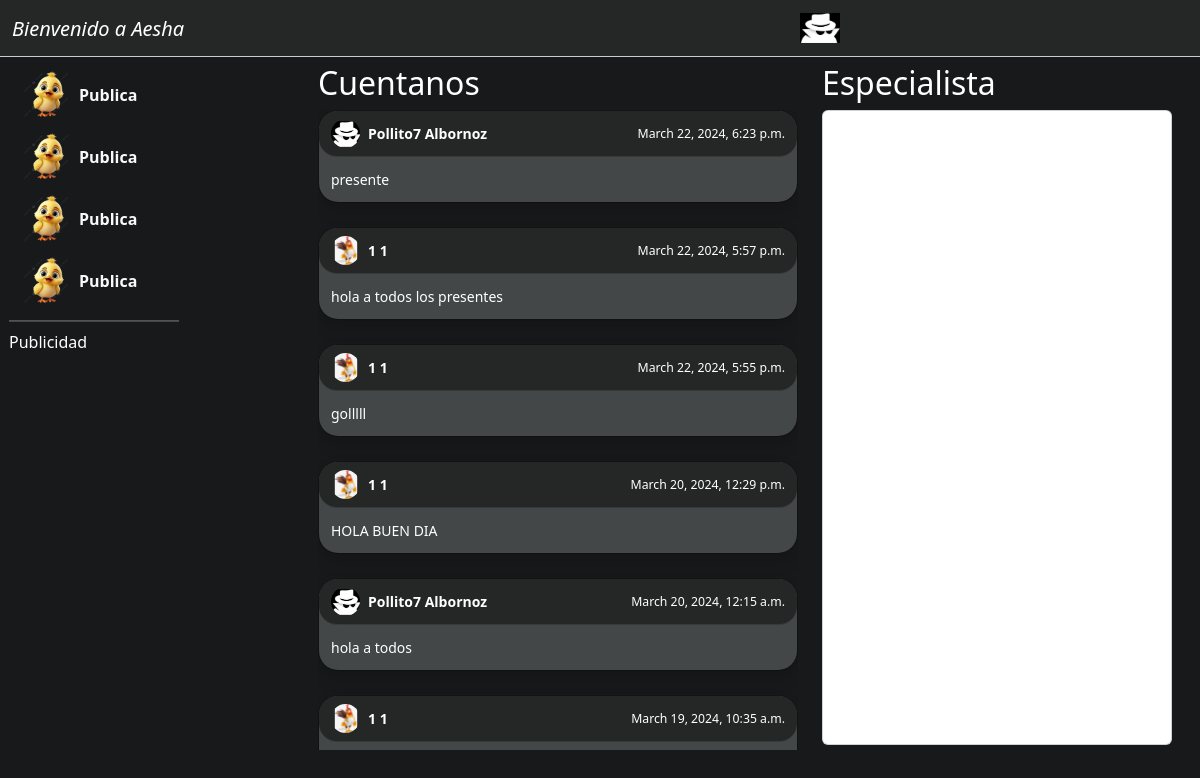
The app's page /feed/feedIncognito/, older data.
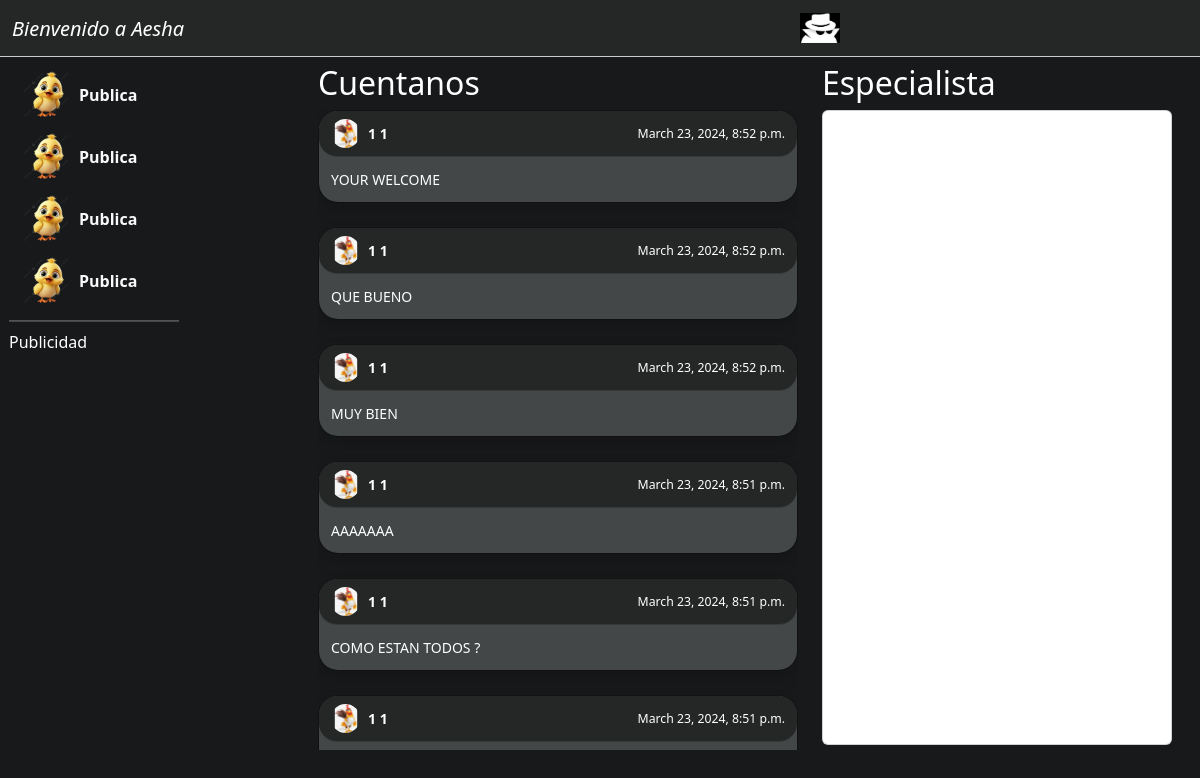
The same page, newer data.
### feed/models.py (models this page shows, shortened)
class PublicacionEfimero(models.Model):
    usuario = models.ForeignKey(UsuarioEfimero, on_delete=models.CASCADE, null=True, blank=True)
    publicacion = models.CharField(max_length=500)
    fecha_creacion = models.DateTimeField(default=timezone.now)

class Publicacion(models.Model):
    usuario = models.ForeignKey(Usuario, on_delete=models.CASCADE, null=True, blank=True)
    publicacion = models.CharField(max_length=500)
    fecha_creacion = models.DateTimeField(default=timezone.now)

### inicio/models.py (models this page shows, shortened)
class UsuarioEfimero(models.Model):
    nombre = models.CharField(max_length=50)
    apellido = models.CharField(max_length=50)
    foto = models.ImageField(upload_to='fotos_incognito/', default='incognito.jpg')
    fecha_creacion = models.DateTimeField(default=timezone.now)

class Usuario(models.Model):
    nombre = models.CharField(max_length=50, default='')
    apellido = models.CharField(max_length=50, default='')
    usuario =  models.CharField(max_length=50, default='')
    contraseña = models.CharField(max_length=50, default='')
    foto_perfil = models.ImageField(upload_to='perfil/', null=True, blank=True)
    fecha_creacion = models.DateTimeField(default=timezone.now)

### feed/views.py (the view, shortened to what this page needs)
# urls.py: path('feedIncognito/', views.feedIncognito, name='feedIncognito'),
def feedIncognito(request):
    nombre_incognito = request.session.get('nombre_incognito')
    apellido_incognito = request.session.get('apellido_incognito')
    especialistas = Especialista.objects.order_by('-fecha_creacion').all()
    publicaciones = Publicacion.objects.all().order_by('-fecha_creacion')
    publicaciones_efimeras = PublicacionEfimero.objects.all().order_by('-fecha_creacion')
    publicaciones_combinadas = sorted(
        chain(publicaciones, publicaciones_efimeras),
        key=lambda x: x.fecha_creacion,
        reverse=True
    )
    class PublicacionIncognitoForm(forms.ModelForm):
        class Meta:
            model = PublicacionEfimero
            fields = ['publicacion']
    if nombre_incognito and apellido_incognito:
        form = PublicacionIncognitoForm()
    else:
        form = None
    return render(request, 'feed_Incg.html', {'nombre_incognito': nombre_incognito, 'apellido_incognito': apellido_incognito, 'publicaciones_combinadas': publicaciones_combinadas, 'form': form, 'especialistas': especialistas})

### feed/templates/feed_Incg.html (shortened to what the changed rows need)
{% load static %}
<!DOCTYPE html>
<html lang="en">
<head>
</head>
<link rel="stylesheet" type="text/css" href="{% static 'feed_Incg.css' %}">
<link href="https://cdn.jsdelivr.net/npm/bootstrap@5.3.3/dist/css/bootstrap.min.css" rel="stylesheet">
<body class="body">
    <div class="container-fluid">
        <div class="row">
            <div class="col">
                <h2>Cuentanos</h2>
                <div class="overflow-y-auto" >
                    <div class="toast-container position-static">
                        {% for publicacion in publicaciones_combinadas %}
                        <div class="toast show">
                            <div class="toast-header"style="background-color: #252727; border-radius: 18px;">
                                <svg class="bd-placeholder-img rounded-circle me-2" width="29" height="29" xmlns="http://www.w3.org/2000/svg" aria-hidden="true" preserveAspectRatio="xMidYMid slice" focusable="false">
                                    {% if publicacion.usuario.foto_perfil %}
                                    <image href="{{ publicacion.usuario.foto_perfil.url }}" alt="Foto de perfil" width="30" height="30"/>
                                    {% else %}
                                    <image href="/media/fotos_incognito/incognito.jpg" alt="Foto de perfil" width="30" height="30"/>
                                    {% endif %}
                                </svg>
                                <strong class="me-auto">{{ publicacion.usuario.nombre }} {{ publicacion.usuario.apellido }}</strong>
                                <small class="colores">{{ publicacion.fecha_creacion }}</small>
                            </div>
                            <div class="toast-body" >
                                {{ publicacion.publicacion }}
                            </div>
                        </div>
                        {% endfor %}
                    </div>
                </div>
            </div>
            <div class="col">
                <h2>Especialista</h2>
            </div>
        </div>
    </div>
</body>
</html>

Row changes from the older to the newer data that the page shows:
no longer on this page (row unchanged): PublicacionEfimero: usuario.nombre "Pollito7", usuario.apellido "Albornoz", fecha_creacion "March 22, 2024, 6:23 p.m.", publicacion "presente"
no longer on this page (row unchanged): Publicacion: usuario.nombre "1", usuario.apellido "1", fecha_creacion "March 22, 2024, 5:57 p.m.", publicacion "hola a todos los presentes"
no longer on this page (row unchanged): Publicacion: usuario.nombre "1", usuario.apellido "1", fecha_creacion "March 22, 2024, 5:55 p.m.", publicacion "golllll"
no longer on this page (row unchanged): Publicacion: usuario.nombre "1", usuario.apellido "1", fecha_creacion "March 20, 2024, 12:29 p.m.", publicacion "HOLA BUEN DIA"
no longer on this page (row unchanged): PublicacionEfimero: usuario.nombre "Pollito7", usuario.apellido "Albornoz", fecha_creacion "March 20, 2024, 12:15 a.m.", publicacion "hola a todos"
no longer on this page (row unchanged): Publicacion: usuario.nombre "1", usuario.apellido "1", fecha_creacion "March 19, 2024, 10:35 a.m."
added Publicacion: usuario.nombre "1", usuario.apellido "1", fecha_creacion "March 23, 2024, 8:52 p.m.", publicacion "YOUR WELCOME"
added Publicacion: usuario.nombre "1", usuario.apellido "1", fecha_creacion "March 23, 2024, 8:52 p.m.", publicacion "QUE BUENO"
added Publicacion: usuario.nombre "1", usuario.apellido "1", fecha_creacion "March 23, 2024, 8:52 p.m.", publicacion "MUY BIEN"
added Publicacion: usuario.nombre "1", usuario.apellido "1", fecha_creacion "March 23, 2024, 8:51 p.m.", publicacion "AAAAAAA"
added Publicacion: usuario.nombre "1", usuario.apellido "1", fecha_creacion "March 23, 2024, 8:51 p.m.", publicacion "COMO ESTAN TODOS ?"
added Publicacion: usuario.nombre "1", usuario.apellido "1", fecha_creacion "March 23, 2024, 8:51 p.m."
